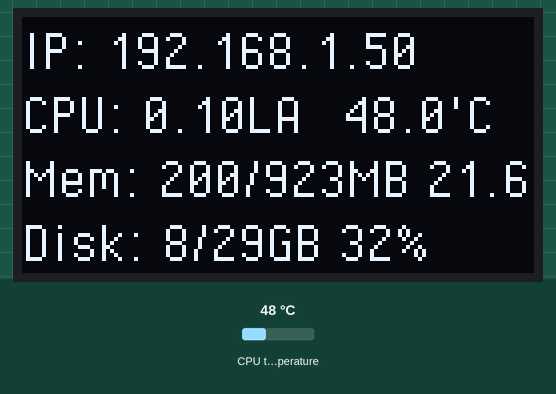
A program run on a simulated Raspberry Pi (BCM pin numbers). Shown: 128×64 one-colour display. Inputs (shaded band) come from the test bench; at power-on: CPU temperature 48 °C. System figures (address, load, memory, disk, uptime) are fixed made-up values; text uses the font file from the repository.

Above: at 1.3 s.
1.4 s: CPU temperature set to 31 °C
At 3.6 s:
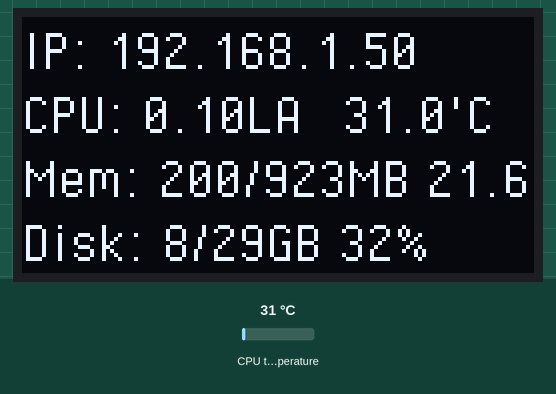
4.1 s: CPU temperature set to 44 °C
At 5.9 s:
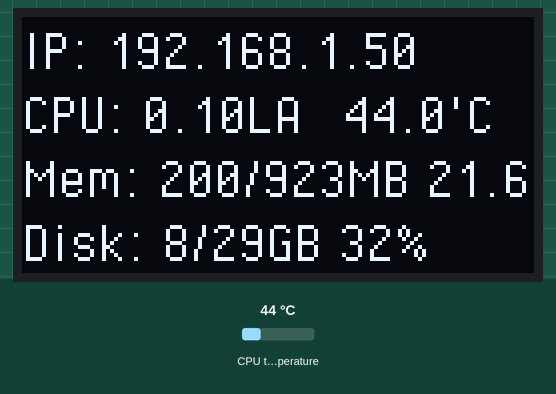
Timing chart, 0 to 7.4 s (numbered marks = the images above; inputs shaded):
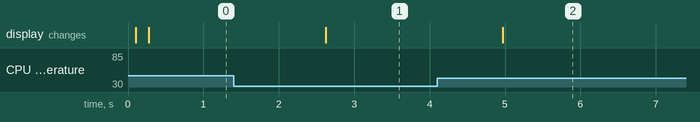

The program:

Stats-SH1106.py
```python
import time
import board
import busio
import digitalio
from PIL import Image, ImageDraw, ImageFont
import subprocess
from luma.core.interface.serial import i2c, spi, pcf8574
from luma.core.interface.parallel import bitbang_6800
from luma.core.render import canvas
from luma.oled.device import sh1106

# Define the Reset Pin
oled_reset = digitalio.DigitalInOut(board.D4)

# Display Parameters
WIDTH = 128
HEIGHT = 64
BORDER = 5

# Display Refresh
LOOPTIME = 1.0

# Use for I2C.
i2c_bus = busio.I2C(board.SCL, board.SDA)

# Define your font
font_path = "PixelOperator.ttf"  # Change this to the path of your font file
font = ImageFont.truetype(font_path, 16)

# Set up OLED display using luma
serial = i2c(port=1, address=0x3C)
device = sh1106(serial, width=WIDTH, height=HEIGHT, rotate=0)

# Create a blank image for drawing
image = Image.new("1", (device.width, device.height))

while True:
    # Clear the image
    draw = ImageDraw.Draw(image)
    draw.rectangle((0, 0, device.width, device.height), outline=0, fill=0)

    # Your data collection and display logic
    cmd = "hostname -I | cut -d\' \' -f1"
    IP = subprocess.check_output(cmd, shell=True)
    cmd = "top -bn1 | grep load | awk '{printf \"CPU: %.2f\", $(NF-2)}'"
    CPU = subprocess.check_output(cmd, shell=True)
    cmd = "free -m | awk 'NR==2{printf \"Mem: %s/%sMB %.2f%%\", $3,$2,$3*100/$2 }'"
    MemUsage = subprocess.check_output(cmd, shell=True)
    cmd = "df -h | awk '$NF==\"/\"{printf \"Disk: %d/%dGB %s\", $3,$2,$5}'"
    Disk = subprocess.check_output(cmd, shell=True)
    cmd = "vcgencmd measure_temp |cut -f 2 -d '='"
    Temp = subprocess.check_output(cmd, shell=True)

    # Draw text on the image
    draw.text((0, 0), "IP: " + str(IP, 'utf-8'), font=font, fill="white")
    draw.text((0, 16), str(CPU, 'utf-8') + "LA", font=font, fill="white")
    draw.text((80, 16), str(Temp, 'utf-8'), font=font, fill="white")
    draw.text((0, 32), str(MemUsage, 'utf-8'), font=font, fill="white")
    draw.text((0, 48), str(Disk, 'utf-8'), font=font, fill="white")

    # Display the updated image
    device.display(image)
    time.sleep(LOOPTIME)
```

Measured:
- after the input at 1.4 s, the display: changes after 1.2 s (image 1)
- after the input at 4.1 s, the display: changes after 0.87 s (image 2)
